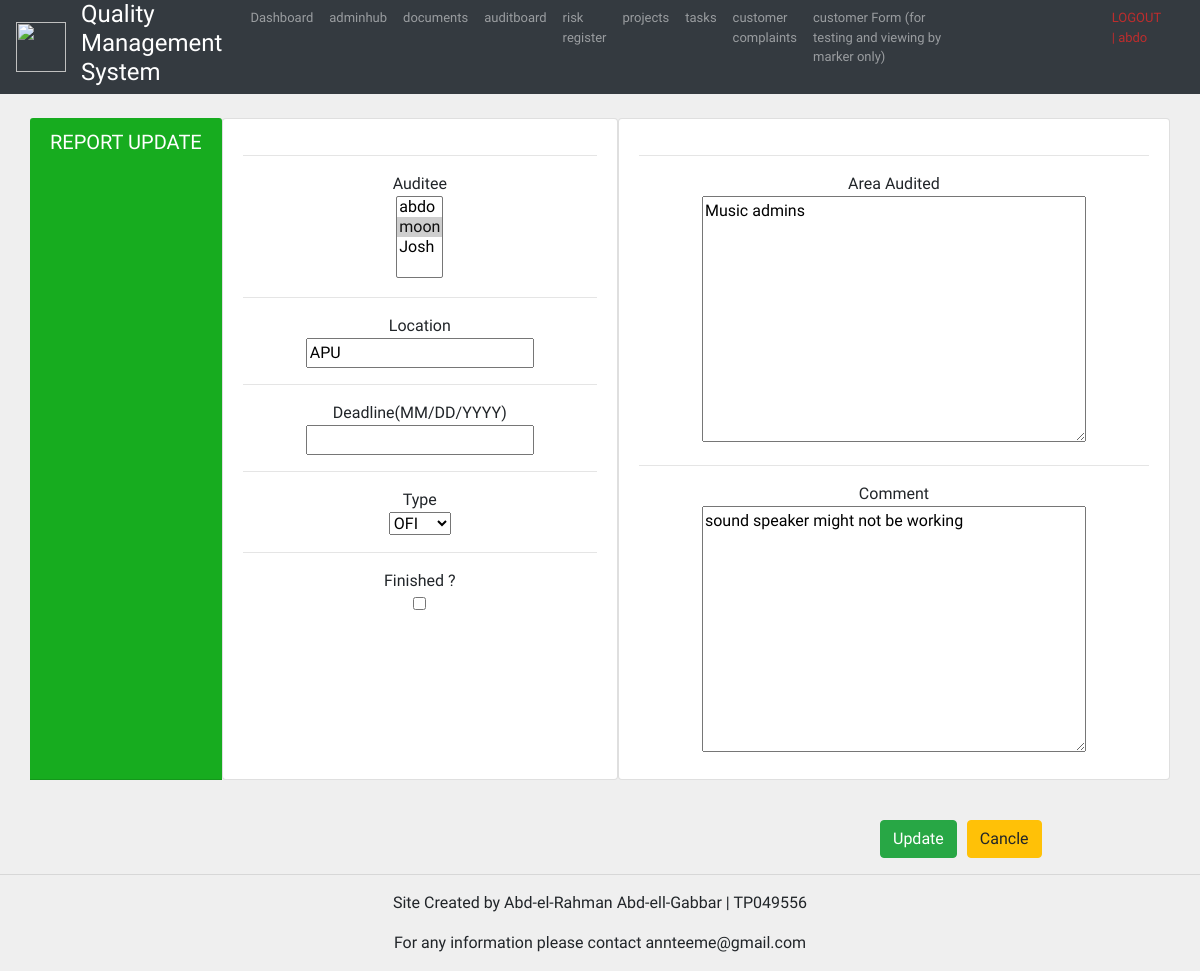
/reportupdate/2/ (signed in), run on an earlier commit of the app's database.
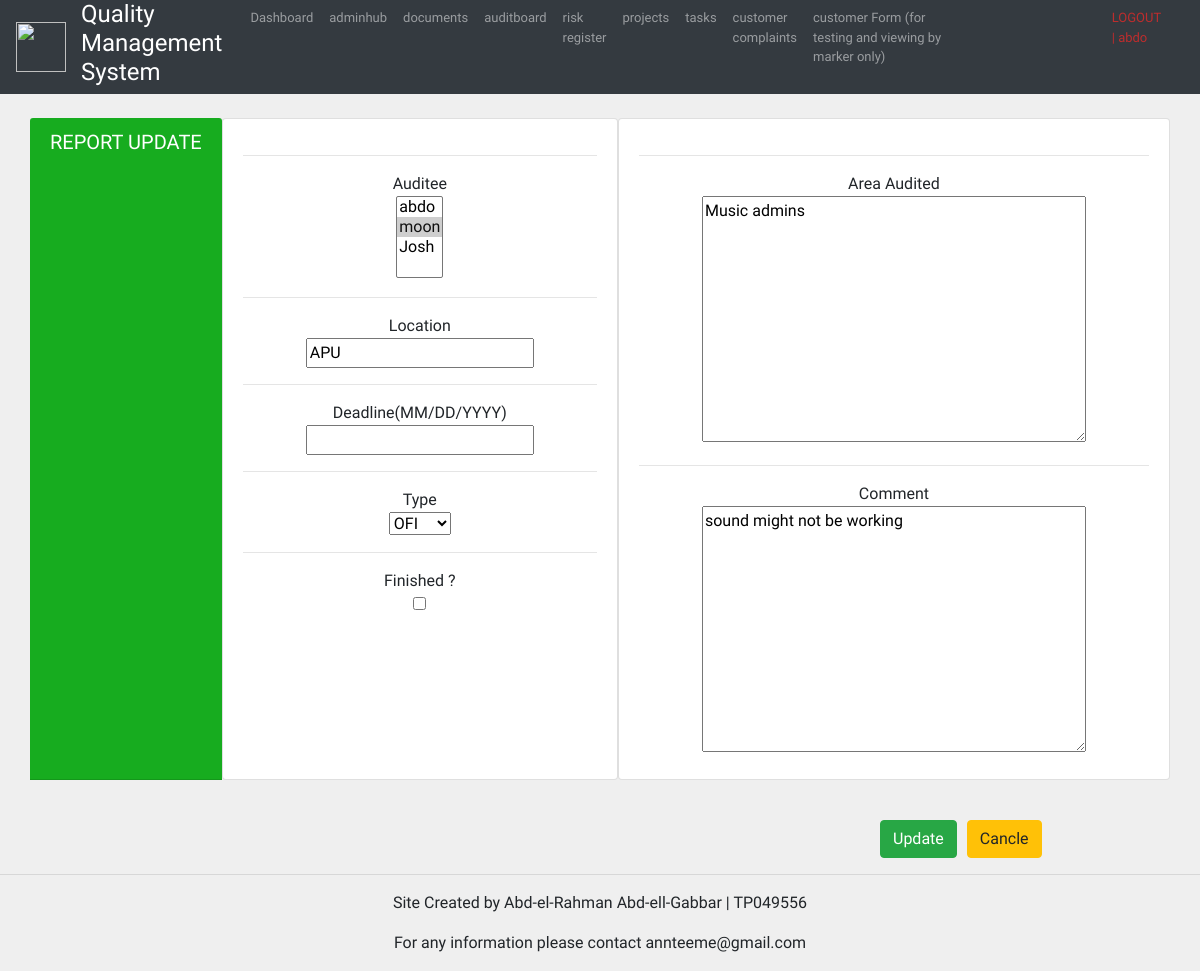
And on a later commit of the database.
### reports/models.py (models this page shows, shortened)
class Report(models.Model):
    STATUS_CHOICE =(
    ('NCR', 'NCR'),
    ('OFI', 'OFI'),
    )
    creator = models.ForeignKey(settings.AUTH_USER_MODEL, on_delete=models.NOT_PROVIDED)
    auditee = models.ManyToManyField(User, related_name='auditees')
    location = models.CharField(max_length=250, blank=False, null=False)
    areaAudited = models.TextField(blank=False, null=False)
    NCR_or_OFI = models.CharField(choices=STATUS_CHOICE, max_length=30, null=False, blank=False)
    comment = models.TextField(blank=True, null=True)
    closed = models.BooleanField(default=False)
    deadline = models.DateTimeField(null=True, blank=True)
    dateCreated = models.DateTimeField(auto_now_add=True)
    dateUpdated = models.DateTimeField(auto_now_add=True)
    dateFinished = models.DateTimeField(null=True, blank=True)

### acc/decorators.py (the view)
        def wrapper_func(request, *args, **kwargs):
            group = None
            if request.user.groups.exists():
                group =  request.user.groups.all()[0].name
            if group in allowed_roles:
                return view_func(request, *args, **kwargs)
            else:
                return HttpResponse('you are not authorised!')

### acc/forms.py
class ReportCForm(ModelForm):
    class Meta:
        model = Report
        fields = '__all__'
        exclude = ('creator',)

### reports/views.py (called while the page is built, shortened)
@login_required(login_url='login')
@allowed_users(allowed_roles=['Manager', 'Audit'])
def reportUpdate(request, pk):
    reports = Report.objects.get(id=pk)
    form = ReportCForm(instance=reports)
    form = {'form':form}
    return render(request, 'report_update.html', form)

### reports/templates/report_update.html (shortened to what this page needs)
{%  extends 'Base.html' %}
{% block content %}
<br>
<div class="container">
	<div class="row">
		<div class="card-header mb-3 text-center" id=card-title>
			<h5  class="card-title">REPORT UPDATE</h5>
		</div>
		<div class="card mb-3 card-body text-center">
			<div id="table-short">
				<form action="" method="POST" id="form1">
					<hr>Auditee
					<br>{{form.auditee}}
					<hr>Location
					<br>{{form.location}}
					<hr>Deadline(MM/DD/YYYY)
					<br style="margin-bottom: 63px;">{{form.deadline}}
					<hr>Type
					<br>{{form.NCR_or_OFI}}
					<hr>Finished ?
					<br>{{form.closed}}
			</div>
		</div>
		<div class="card mb-3 card-body text-center">
			<div id="table-short">
					<hr>Area Audited
					<br>{{form.areaAudited}}
					<hr>Comment
					<br>{{form.comment}}
			</div>
		</div>
	</div>
</div>
<br>
<div class="row" style="margin-left: 865px;">
			<div id="table-short">
				<button class="btn btn-success  btn" form="form1" type="submit">Update</button></input>
			</div>
			<div id="table-short">
				<a class="btn btn-warning  btn" style="margin-left: 10px;" href="{% url 'auditboard' %}">Cancle</a>
		</div>
</div>
{% endblock %}

What changed in the data, as far as the page shows it:
changed Report "APU": comment "sound speaker might not be working" → "sound might not be working"
